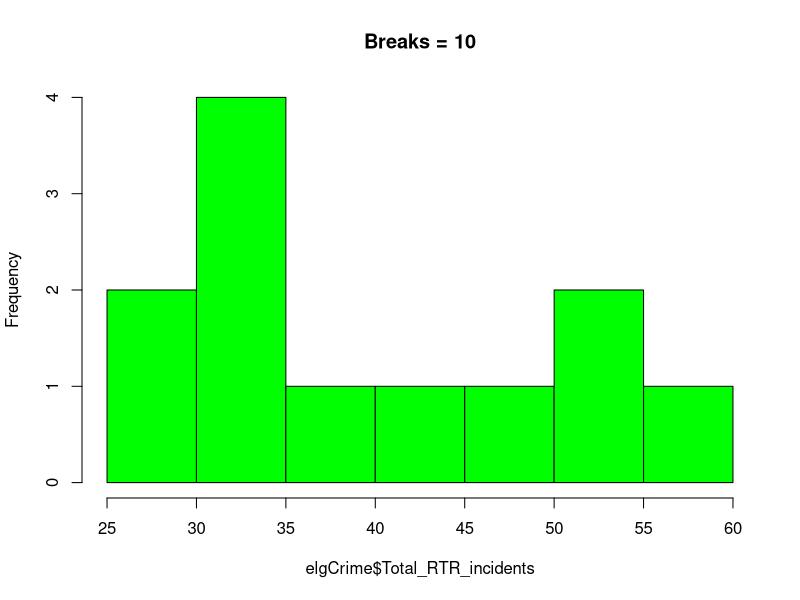
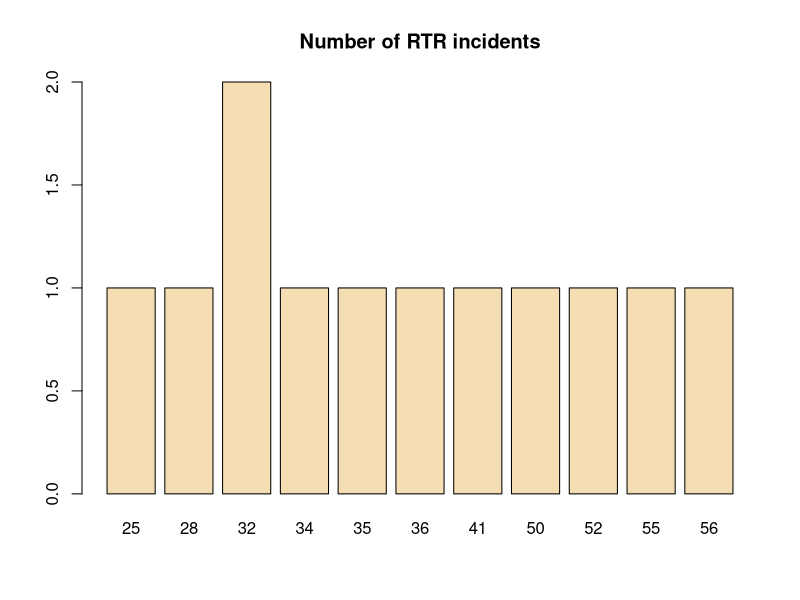
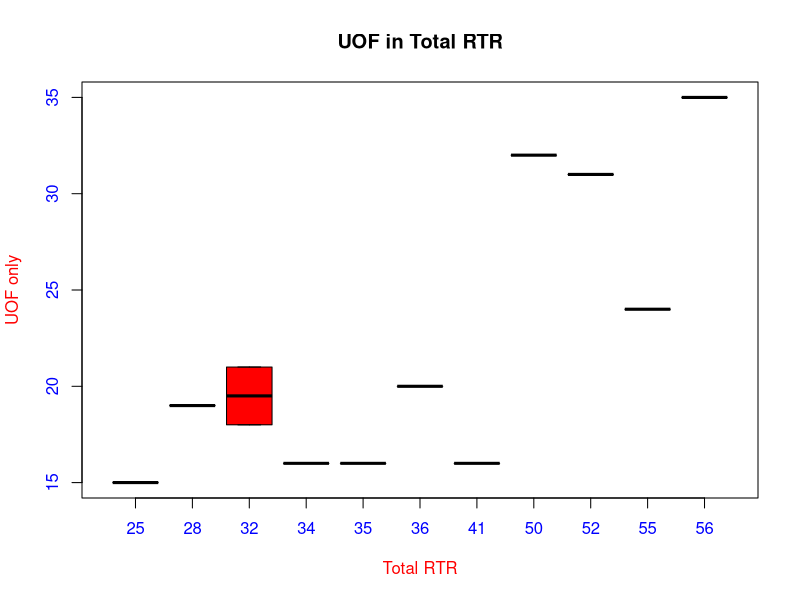
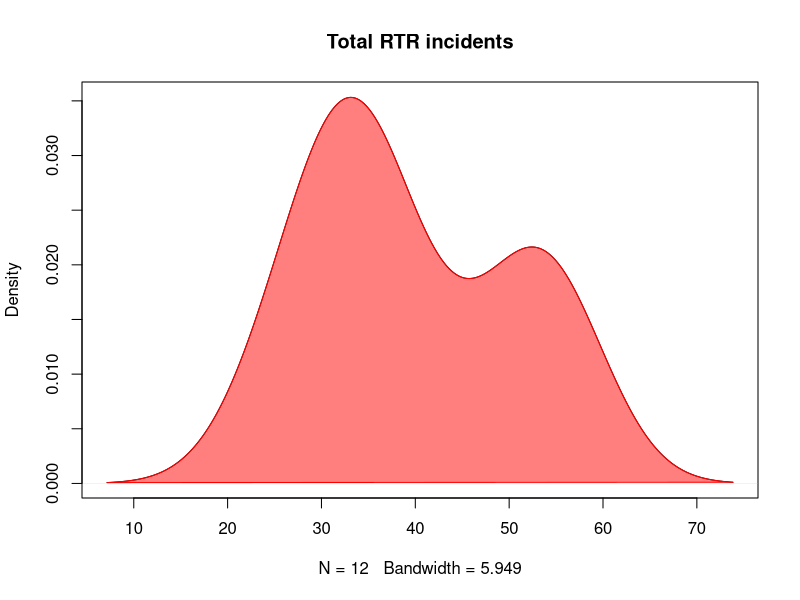
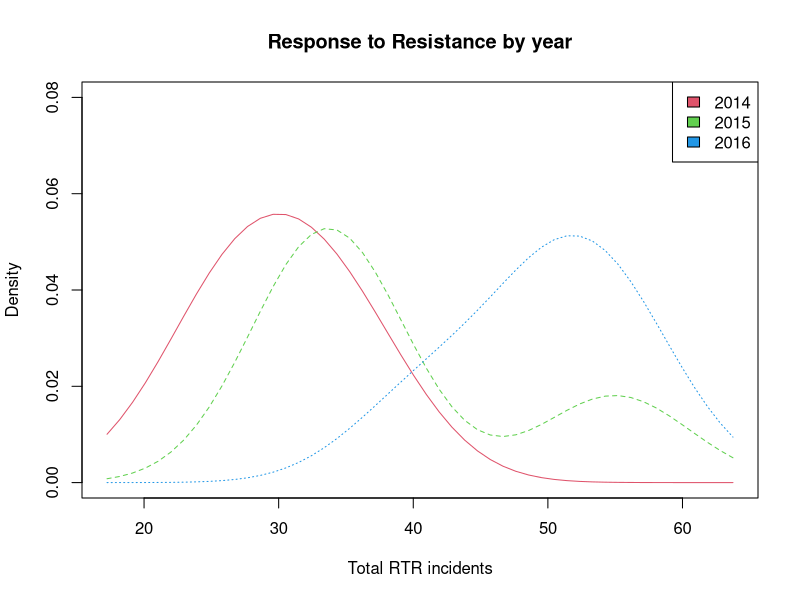

Write R code to recreate these figures, in order.
# We're going to use R to "interview" some data
# specifically three years of Response to Resisitance numbers from Elgin
# The data is divided by quarter, giving us 12 rows
# RTR incidents are further divided by Show of Force only, Use of Force only
# and Transitions, or incidents that started with a SOF and ended with UOF
# RTR incidents do not involve a taser or handgun, those are seperate datasets

# Keep in mind this is a pretty small dataset, so these aren't necessarily
# showing anything definitive. We'd probably need several more years of data
# to draw any conclusions.

# readr is a library that does a lot of things ...
library(readr)

# ... but in this case, we're using it to load in
# the data into a dataframe from a csv
elgCrime <- read_csv("ElginUOF.csv")

# here's a number of ways to take a look at what we've loaded
ls() # lists the data sets loaded
class(elgCrime) # see's what the data is
dim(elgCrime) # finds dimensions in rows and columns
nrow(elgCrime) # finds number of rows
ncol(elgCrime) # finds number of columns
object.size(elgCrime) # size of the data set in memory used
names(elgCrime) # returns vector of column names
head(elgCrime) # looks at first six columns (with column names)
head(elgCrime, 10) # looks at first 10 rows
tail(elgCrime, 5) # looks at athe last 5 rows
# head and tail become very useful when you're looking at a dataset
# of thousands of rows. 

# table gives us a deeper summary look at single column
table(elgCrime$Total_RTR_incidents)
str(elgCrime) # good general preview of the data

# Here's a great way to look at the data
summary(elgCrime)
# What this shows us
# Where possible, for each column it gives mean, median, highest and lowest value
# in the context of quarters, with each quarter having the same number of instances
# So for SOF only, the minimum value is 6 and the first quarter goes from 6 to 9.75
# The second quarter goes from 9.75 to the median, 12. It also includes the mean
# Then the third quarter goes from the median to 13.25, and last quarter
# from there to the maximum value of 19


# let's get the column names again
names(elgCrime)
# you can also get a sortable preview of the data frame by clicking on it
# in the Environment tab in Rstudio

# -----
# Now let's visualize the data using R's basic plotting functions
# let's look at the one of the columns as a histogram
hist(elgCrime$Total_RTR_incidents, breaks=10, main="Breaks = 10", col="green")
# What you're seeing here
# we know there are 12 quarters of data (3 years with 4 quarters each)
# so we have 12 instances of numbers that range from 25 to 60
# Frequency counts how many instances are in each segment. 
# For instance, in the range of 25 to 30, there are two intances (frequency)
# Breaks means it creates 10 "bins" for the range of the data (25 to 60)
# that doesn't mean if you create 12 breaks that you'll get 12 bars
# It means that it'll divide the range by 12 and count how many instances
# fall into each of the 12 "bins". Go ahead and change the number of breaks
# and see how the histogram changes. Not every number will work, but
# it will try to give you as close to what you want as possible
# main gives it a title, col gives it a color

# Now, let's grab the total RTR incidents
reg <- table(elgCrime$Total_RTR_incidents) # subsets a matrices
reg
# creates a bar plot - this is a lot like the histogram
barplot(reg,col="wheat",main="Number of RTR incidents")


# Now let's see how things relate
# first, let's look at UOF by Total RTR
boxplot(UOF_only~Total_RTR_incidents, data=elgCrime, col="red", xlab="Total RTR", ylab="UOF only", col.axis="blue",col.lab = "red")
title(main = "UOF in Total RTR")
# much like the histogram, we see the range of RTR incidents across the bottom
# 10 RTR values are unique, 2 are the same (32) but here's what's different
# Boxplot shows the mean of each "bin". Since all others have only 
# one UOF value, they're flat. 32 has two values. The line shows the median 
# and the red box shows the range of the values - in this case only two

# --------------

# Last exercise here. Let's add a column to the data and rename it
# we'll be using this again later
# first, let's make sure it's sorted by year quarter
# from 2014 1st quarter to 2016 last (ascending order)
elgCrime[order(elgCrime$Year_Quarter),]
# Alternatively, here's how you would sort decending order
# elgCrime[order(elgCrime$Year_Quarter, decreasing=TRUE),]
# first, let's create a vector of only the years and load it into a matrix
elgYears <- c(2014,2014,2014,2014,2015,2015,2015,2015,2016,2016,2016,2016)
elgYears
years <- matrix(elgYears,12,1)
years

# Now let's bind the years matrix with elgCrime so we have a column of just years
df <- cbind(years,elgCrime)
df

# And just in case, let's save the df dataset to a csv, so it's portable
?readr
write_csv(df,"dfCrime.csv")

# These next two plots I'm not entirely sure about - 
# they seem to approximate the histograms, but with
# a smoothed line rather than bars. 

# This loads the density data of the total RTR into d
d <- density(df$Total_RTR_incidents) 
# we then use d to create a plot, in this case a smooth line
# showing where - in the range of total RTR incidents -
# we see the most incidents
plot(d, main="Total RTR incidents") # plots the results
# This styles the plot as a filled polygon with an opacity
# or alpha set to 50% transparency
polygon(d, col=rgb(1, 0, 0,0.5), border="red") 

# This next plot involves a library called "sm"
# it's fine if you want to skip this - I think there are
# easier ways of doing this with ggplot2
# first we load the library and attach the data (df) to it
library(sm)
attach(df)
# then we use our new years column to divide the data by the years
sm.density.compare(df$Total_RTR_incidents, df$years, xlab="Total RTR incidents", ylim= c(0,0.08))
title(main="Response to Resistance by year")

# all this formats the legend, although we'll see easier ways
# of doing this later on
RTRyears <- factor(years, levels= c("2014","2015","2016"), labels = c("2014", "2015", "2016"))
colfill<-c( 2:( 2+length( levels(RTRyears) ) ) )
legend( "topright", levels(RTRyears), fill=colfill )
# the end result is pretty cool. We can see three lines for each 
# year's data, with most of the values in 2014 being on the 
# lower end of the RTR range and most of 2016 on the high end
# 2015 is mostly a bit higher than 2014, with a single instance 
# on the high end.

# next file, we'll look at the info using scatter plots
